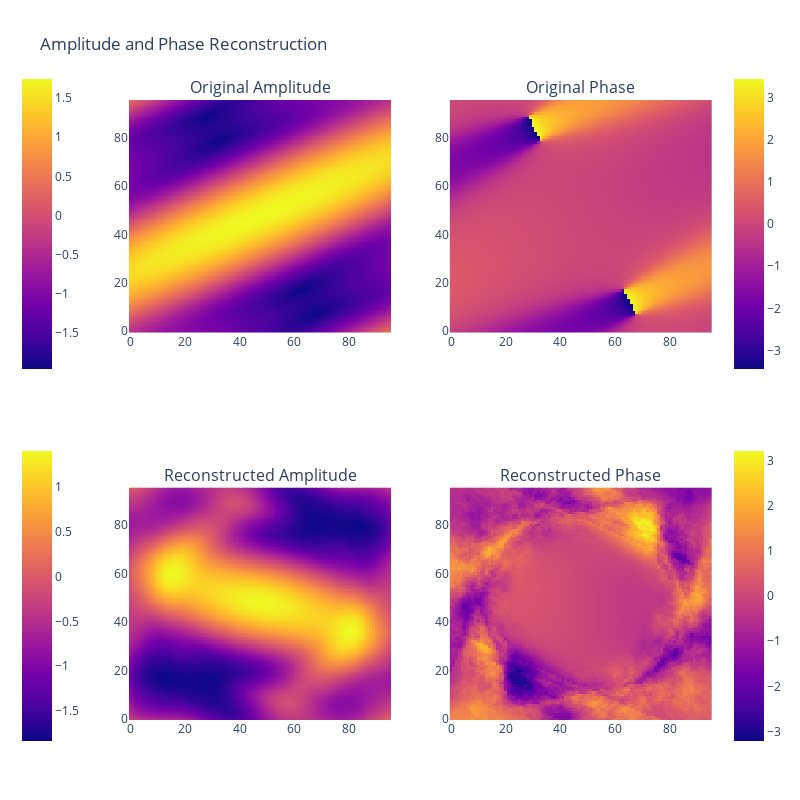

Write notebook code for a chart like this one.
### Code cell
n = 52
plot_fully_connected_amp_phase_prediction(
    model,
    val_flattened_fluxes_array[n],
    val_amp_phase_array[n][0],
    val_amp_phase_array[n][1]
    )

### Figure 1 — Plotly figure (JSON) as saved in the notebook; plotly's stock layout.template omitted (floating-point values rounded to 4 significant figures; data arrays with more than 128 entries replaced by an {"elided": "..."} marker saying what was removed)
{"data": [{"colorbar": {"len": 0.5, "x": -0.2, "y": 0.8}, "type": "heatmap", "xaxis": "x", "yaxis": "y", "z": {"elided": "96x96 float values"}}, {"colorbar": {"len": 0.5, "y": 0.8}, "type": "heatmap", "xaxis": "x2", "yaxis": "y2", "z": {"elided": "96x96 float values"}}, {"colorbar": {"len": 0.5, "x": -0.2, "y": 0.2}, "type": "heatmap", "xaxis": "x3", "yaxis": "y3", "z": {"elided": "96x96 float values"}}, {"colorbar": {"len": 0.5, "y": 0.2}, "type": "heatmap", "xaxis": "x4", "yaxis": "y4", "z": {"elided": "96x96 float values"}}], "layout": {"annotations": [{"font": {"size": 16}, "showarrow": false, "text": "Original Amplitude", "x": 0.225, "xanchor": "center", "xref": "paper", "y": 1, "yanchor": "bottom", "yref": "paper"}, {"font": {"size": 16}, "showarrow": false, "text": "Original Phase", "x": 0.775, "xanchor": "center", "xref": "paper", "y": 1, "yanchor": "bottom", "yref": "paper"}, {"font": {"size": 16}, "showarrow": false, "text": "Reconstructed Amplitude", "x": 0.225, "xanchor": "center", "xref": "paper", "y": 0.375, "yanchor": "bottom", "yref": "paper"}, {"font": {"size": 16}, "showarrow": false, "text": "Reconstructed Phase", "x": 0.775, "xanchor": "center", "xref": "paper", "y": 0.375, "yanchor": "bottom", "yref": "paper"}], "height": 800, "title": {"text": "Amplitude and Phase Reconstruction"}, "width": 800, "xaxis": {"anchor": "y", "domain": [0, 0.45]}, "xaxis2": {"anchor": "y2", "domain": [0.55, 1]}, "xaxis3": {"anchor": "y3", "domain": [0, 0.45]}, "xaxis4": {"anchor": "y4", "domain": [0.55, 1]}, "yaxis": {"anchor": "x", "domain": [0.625, 1]}, "yaxis2": {"anchor": "x2", "domain": [0.625, 1]}, "yaxis3": {"anchor": "x3", "domain": [0, 0.375]}, "yaxis4": {"anchor": "x4", "domain": [0, 0.375]}}}
